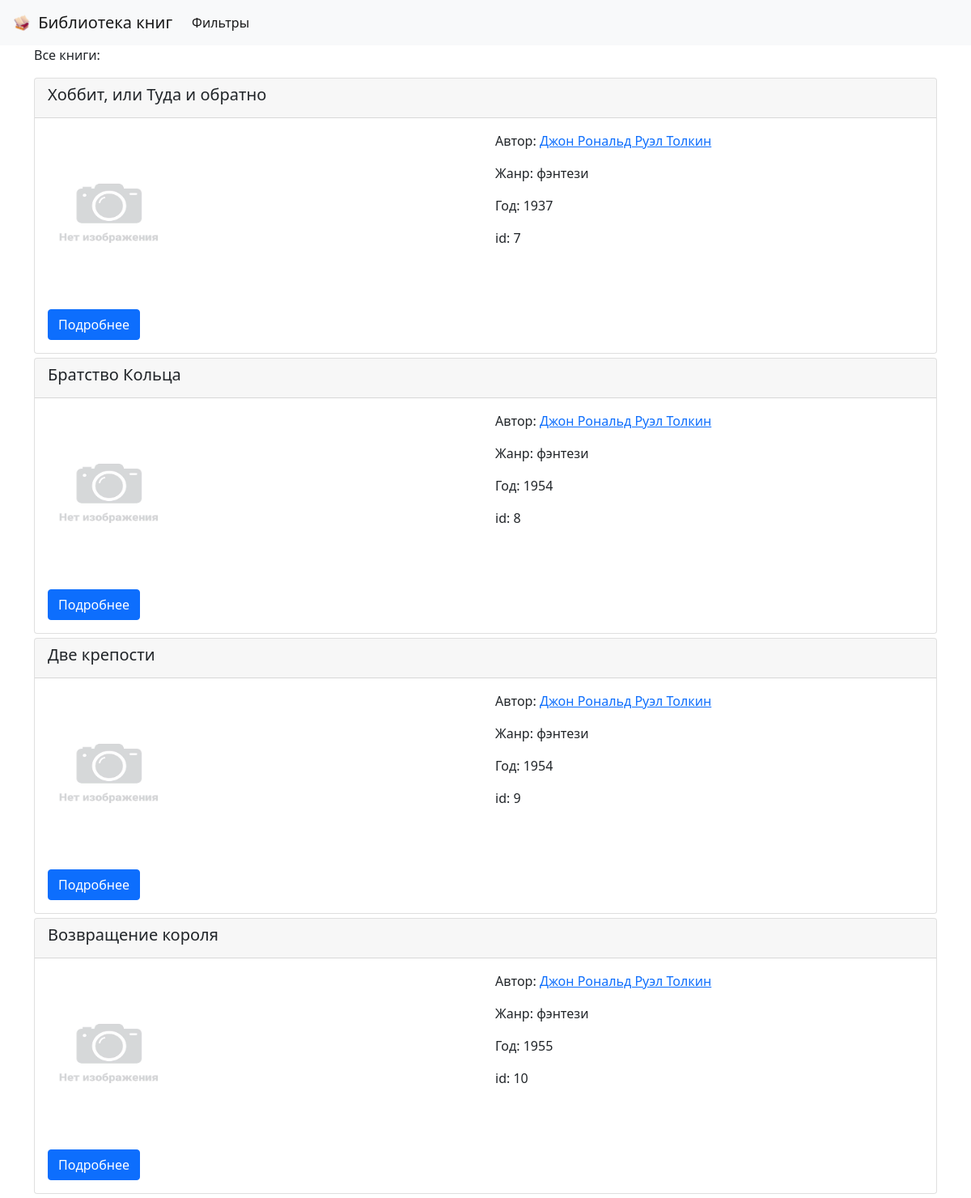
Page /author/dzhon-ronald-ruel-tolkin/ on the committed database.
### book/models.py (models this page shows, shortened)
class Book(models.Model):
    class Status(models.TextChoices):
        DRAFT = 'DF', 'Черновик'
        PUBLISHED = 'PB', 'Опубликовано'
    title = models.CharField(
        verbose_name='Название',
        help_text='Название книги до 100 символов',
        max_length=100,
    )
    author = models.ForeignKey('Author', on_delete=models.PROTECT)
    year = models.DecimalField(
        verbose_name='Год издания',
        help_text='Год издания книги',
        max_digits=4,
        decimal_places=0,
        blank=False,
    )
    genre = models.CharField(
        verbose_name='Жанр',
        help_text='Жанр книги до 50 символов',
        max_length=50,
        blank=False,
    )
    cover = models.ImageField(
        upload_to='img/covers',
        default='/img/covers/no_photo.webp',
        verbose_name='Обложка',
    )
    publish = models.DateTimeField(
        verbose_name='Дата публикации',
        default=timezone.now,
    )
    created = models.DateTimeField(
        verbose_name='Дата создания',
        auto_now_add=True,
    )
    updated = models.DateTimeField(
        verbose_name='Дата изменения',
        auto_now=True,
    )
    status = models.CharField(
        verbose_name='Статус',
        max_length=2,
        choices=Status.choices,
        default=Status.DRAFT,
    )
    objects = models.Manager()
    published = PublishedManager()
    class Meta:
        ordering = ['id']
        verbose_name = 'книгу'
        verbose_name_plural = 'Книги'

class Author(models.Model):
    name = models.CharField(
        verbose_name='Имя',
        help_text='Максимальная длина имени 100 символов',
        max_length=100,
        db_index=True,
    )
    slug = models.SlugField(
        max_length=255,
        unique=True,
        db_index=True,
    )
    class Meta:
        verbose_name = 'автора'
        verbose_name_plural = 'Авторы'
    def __str__(self):
        return self.name

### book/views.py (the view)
# urls.py: path('author/<slug:slug_author>/', views.author, name='author'),
def author(request, slug_author):
    try:
        author = get_object_or_404(Author, slug=slug_author)
        books = Book.published.filter(author=author.pk)
        return render(request, 'library/index.html', {'books': books})
    except Book.DoesNotExist:
        return HttpResponseNotFound('<h2>Книг автора: {0} не существует в библиотеке.</h2>'.format(author))

### book/models.py (called while the page is built)
    def get_queryset(self) -> QuerySet:
        return super().get_queryset().filter(status='PB')

### templates/library/index.html (shortened to what this page needs)
{% extends "library/base.html" %}
{% load static %}
{% block content %}
<p>Все книги:</p>
{% for el in books %}
<div class="card" style="margin-bottom: 5px;">
    <div class="card-header">
        <h5>{{ el.title }}</h5>
    </div>
    <div class="card-body">
        <div class='row'>
            <div class="col-sm" style="height: 220px;">
                <img src={{ el.cover.url }} alt={{ el.title }} width="150" height="200">
            </div>
            <div class="col-sm">
                <p>Автор: <a href={% url "author" el.author.slug %}>{{ el.author }}</a></p>
                <p>Жанр: {{ el.genre }}</p>
                <p>Год: {{ el.year }}</p>
                <p>id: {{ el.id }}</p>
            </div>
        </div>
        <a class="btn btn-primary" href={% url "book" el.id %} role="button">Подробнее</a>
    </div>
</div>
{% endfor %}
{% endblock %}

### rows in the picture
Book: title "Хоббит, или Туда и обратно", cover (placeholder picture), author "Джон Рональд Руэл Толкин", genre "фэнтези", year "1937", id "7"
Book: title "Братство Кольца", cover (placeholder picture), author "Джон Рональд Руэл Толкин", genre "фэнтези", year "1954", id "8"
Book: title "Две крепости", cover (placeholder picture), author "Джон Рональд Руэл Толкин", genre "фэнтези", year "1954", id "9"
Book: title "Возвращение короля", cover (placeholder picture), author "Джон Рональд Руэл Толкин", genre "фэнтези", year "1955", id "10"
